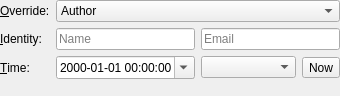
<?xml version="1.0" encoding="UTF-8"?>
<ui version="4.0">
 <class>SignatureForm</class>
 <widget class="QWidget" name="SignatureForm">
  <property name="geometry">
   <rect>
    <x>0</x>
    <y>0</y>
    <width>340</width>
    <height>96</height>
   </rect>
  </property>
  <property name="windowTitle">
   <string>Signature</string>
  </property>
  <layout class="QFormLayout" name="formLayout">
   <property name="leftMargin">
    <number>0</number>
   </property>
   <property name="topMargin">
    <number>0</number>
   </property>
   <property name="rightMargin">
    <number>0</number>
   </property>
   <property name="bottomMargin">
    <number>0</number>
   </property>
   <item row="0" column="0">
    <widget class="QLabel" name="replaceLabel">
     <property name="text">
      <string>&amp;Override:</string>
     </property>
     <property name="buddy">
      <cstring>replaceComboBox</cstring>
     </property>
    </widget>
   </item>
   <item row="1" column="0">
    <widget class="QLabel" name="nameLabel">
     <property name="text">
      <string>&amp;Identity:</string>
     </property>
     <property name="buddy">
      <cstring>nameEdit</cstring>
     </property>
    </widget>
   </item>
   <item row="1" column="1">
    <layout class="QHBoxLayout" name="identityLayout">
     <item>
      <widget class="QLineEdit" name="nameEdit">
       <property name="toolTip">
        <string>Name</string>
       </property>
       <property name="placeholderText">
        <string>Name</string>
       </property>
      </widget>
     </item>
     <item>
      <widget class="QLineEdit" name="emailEdit">
       <property name="toolTip">
        <string>Email</string>
       </property>
       <property name="placeholderText">
        <string>Email</string>
       </property>
      </widget>
     </item>
    </layout>
   </item>
   <item row="2" column="0">
    <widget class="QLabel" name="timeLabel">
     <property name="text">
      <string>&amp;Time:</string>
     </property>
     <property name="buddy">
      <cstring>timeEdit</cstring>
     </property>
    </widget>
   </item>
   <item row="2" column="1">
    <layout class="QHBoxLayout" name="timeLayout">
     <item>
      <widget class="QDateTimeEdit" name="timeEdit">
       <property name="currentSection">
        <enum>QDateTimeEdit::Section::YearSection</enum>
       </property>
       <property name="displayFormat">
        <string notr="true">yyyy-MM-dd HH:mm:ss</string>
       </property>
       <property name="calendarPopup">
        <bool>true</bool>
       </property>
      </widget>
     </item>
     <item>
      <widget class="QComboBox" name="offsetEdit">
       <property name="toolTip">
        <string>Offset from UTC</string>
       </property>
       <property name="editable">
        <bool>false</bool>
       </property>
      </widget>
     </item>
     <item>
      <widget class="QToolButton" name="nowButton">
       <property name="toolTip">
        <string>Set to current local time</string>
       </property>
       <property name="text">
        <string>Now</string>
       </property>
      </widget>
     </item>
    </layout>
   </item>
   <item row="0" column="1">
    <widget class="QComboBox" name="replaceComboBox">
     <property name="toolTip">
      <string>&lt;p&gt;Every commit records information about an author and a committer. They can be the same person.&lt;/p&gt;
       &lt;p&gt;Select which person you want to override.&lt;/p&gt;</string>
     </property>
     <item>
      <property name="text">
       <string>Author</string>
      </property>
     </item>
     <item>
      <property name="text">
       <string>Committer</string>
      </property>
     </item>
     <item>
      <property name="text">
       <string>Both</string>
      </property>
     </item>
    </widget>
   </item>
  </layout>
 </widget>
 <tabstops>
  <tabstop>replaceComboBox</tabstop>
  <tabstop>nameEdit</tabstop>
  <tabstop>emailEdit</tabstop>
  <tabstop>timeEdit</tabstop>
  <tabstop>offsetEdit</tabstop>
  <tabstop>nowButton</tabstop>
 </tabstops>
 <resources/>
 <connections/>
</ui>
